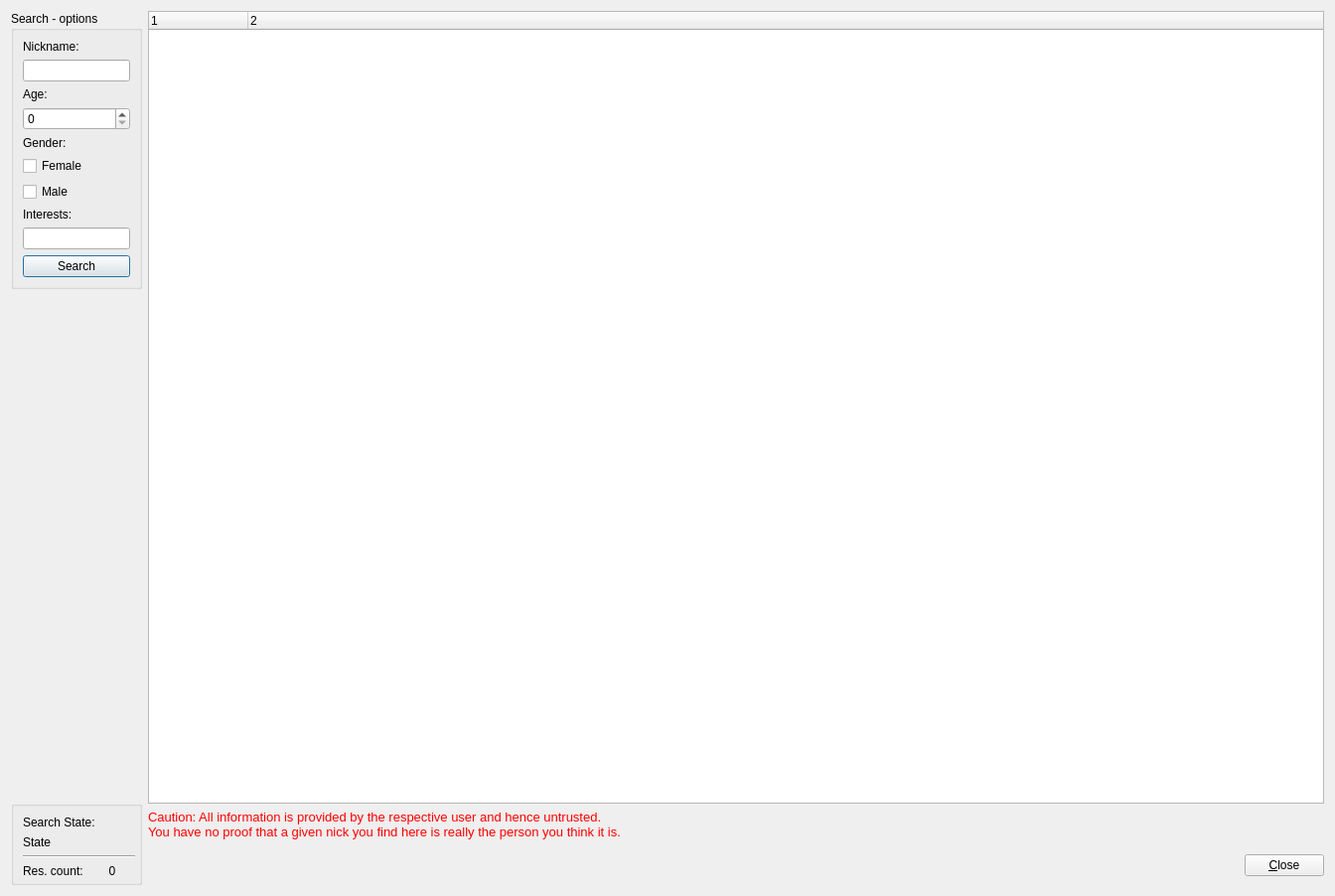
<?xml version="1.0" encoding="UTF-8"?>

<ui version="4.0">

 <class>form_userSearch</class>

 <widget class="QDialog" name="form_userSearch">

  <property name="geometry">

   <rect>

    <x>0</x>

    <y>0</y>

<width>1344</width>
<height>902</height>
   </rect>

  </property>

  <property name="windowTitle">

   <string>User - Search</string>

  </property>

  <property name="locale">

   <locale language="English" country="UnitedStates"/>

  </property>

  <layout class="QGridLayout" name="gridLayout">

   <item row="0" column="0">

    <layout class="QVBoxLayout" name="verticalLayout_4">

     <item>

      <widget class="QGroupBox" name="groupBox">

       <property name="sizePolicy">

        <sizepolicy hsizetype="Fixed" vsizetype="Fixed">

         <horstretch>0</horstretch>

         <verstretch>0</verstretch>

        </sizepolicy>

       </property>

       <property name="baseSize">

        <size>

<width>264</width>
<height>582</height>
        </size>

       </property>

       <property name="title">

        <string>Search - options</string>

       </property>

       <layout class="QVBoxLayout" name="verticalLayout_2">

        <property name="sizeConstraint">

         <enum>QLayout::SetFixedSize</enum>

        </property>

        <item>

         <widget class="QLabel" name="label">

          <property name="text">

           <string>Nickname:</string>

          </property>

         </widget>

        </item>

        <item>

         <widget class="QLineEdit" name="txt_Nickname"/>

        </item>

        <item>

         <widget class="QLabel" name="label_2">

          <property name="text">

           <string>Age:</string>

          </property>

         </widget>

        </item>

        <item>

         <widget class="QSpinBox" name="spinBox_Age"/>

        </item>

        <item>

         <widget class="QLabel" name="label_3">

          <property name="text">

           <string>Gender:</string>

          </property>

         </widget>

        </item>

        <item>

         <widget class="QCheckBox" name="checkGender_Female">

          <property name="enabled">

           <bool>true</bool>

          </property>

          <property name="text">

           <string>Female</string>

          </property>

          <property name="autoRepeat">

           <bool>false</bool>

          </property>

          <property name="autoExclusive">

           <bool>false</bool>

          </property>

          <property name="tristate">

           <bool>false</bool>

          </property>

         </widget>

        </item>

        <item>

         <widget class="QCheckBox" name="checkGender_Male">

          <property name="enabled">

           <bool>true</bool>

          </property>

          <property name="text">

           <string>Male</string>

          </property>

          <property name="autoRepeat">

           <bool>false</bool>

          </property>

          <property name="autoExclusive">

           <bool>false</bool>

          </property>

          <property name="tristate">

           <bool>false</bool>

          </property>

         </widget>

        </item>

        <item>

         <widget class="QLabel" name="label_20">

          <property name="text">

           <string>Interests:</string>

          </property>

         </widget>

        </item>

        <item>

         <widget class="QLineEdit" name="txt_interests"/>

        </item>

        <item>

         <widget class="QPushButton" name="cmd_search">

          <property name="text">

           <string>Search</string>

          </property>

         </widget>

        </item>

       </layout>

      </widget>

     </item>

     <item>

      <spacer name="verticalSpacer">

       <property name="orientation">

        <enum>Qt::Vertical</enum>

       </property>

       <property name="sizeHint" stdset="0">

        <size>

<width>40</width>
<height>80</height>
        </size>

       </property>

      </spacer>

     </item>

     <item>

      <widget class="QGroupBox" name="groupBox_2">

       <property name="sizePolicy">

        <sizepolicy hsizetype="Preferred" vsizetype="Preferred">

         <horstretch>0</horstretch>

         <verstretch>0</verstretch>

        </sizepolicy>

       </property>

       <property name="baseSize">

        <size>

<width>264</width>
<height>116</height>
        </size>

       </property>

       <property name="title">

        <string/>

       </property>

       <property name="alignment">

        <set>Qt::AlignCenter</set>

       </property>

       <layout class="QVBoxLayout" name="verticalLayout_6">

        <property name="spacing">

         <number>6</number>

        </property>

        <property name="sizeConstraint">

         <enum>QLayout::SetMaximumSize</enum>

        </property>

        <property name="rightMargin">

         <number>4</number>

        </property>

        <property name="bottomMargin">

         <number>4</number>

        </property>

        <item>

         <layout class="QVBoxLayout" name="verticalLayout_5">

          <item>

           <layout class="QVBoxLayout" name="verticalLayout_3">

            <item>

             <widget class="QLabel" name="label_5">

              <property name="text">

               <string>Search State:</string>

              </property>

             </widget>

            </item>

            <item>

             <widget class="QLabel" name="label_SearchState">

              <property name="text">

               <string>State</string>

              </property>

             </widget>

            </item>

           </layout>

          </item>

          <item>

           <widget class="Line" name="line">

            <property name="orientation">

             <enum>Qt::Horizontal</enum>

            </property>

           </widget>

          </item>

          <item>

           <layout class="QHBoxLayout" name="horizontalLayout_2">

            <item>

             <widget class="QLabel" name="label_4">

              <property name="text">

               <string>Res. count:</string>

              </property>

             </widget>

            </item>

            <item>

             <widget class="QLabel" name="label_ResultCount">

              <property name="text">

               <string>0</string>

              </property>

              <property name="alignment">

               <set>Qt::AlignCenter</set>

              </property>

             </widget>

            </item>

           </layout>

          </item>

         </layout>

        </item>

       </layout>

      </widget>

     </item>

    </layout>

   </item>

   <item row="0" column="1">

    <layout class="QVBoxLayout" name="verticalLayout">

     <item>

      <widget class="QTreeWidget" name="treeWidget_SearchResults">

       <column>

        <property name="text">

         <string notr="true">1</string>

        </property>

       </column>

       <column>

        <property name="text">

         <string>2</string>

        </property>

       </column>

      </widget>

     </item>

     <item>

      <widget class="QLabel" name="label_6">

       <property name="text">

        <string>&lt;!DOCTYPE HTML PUBLIC &quot;-//W3C//DTD HTML 4.0//EN&quot; &quot;http://www.w3.org/TR/REC-html40/strict.dtd&quot;&gt;

&lt;html&gt;&lt;head&gt;&lt;meta name=&quot;qrichtext&quot; content=&quot;1&quot; /&gt;&lt;style type=&quot;text/css&quot;&gt;

p, li { white-space: pre-wrap; }

&lt;/style&gt;&lt;/head&gt;&lt;body style=&quot; font-family:'DejaVu Sans'; font-size:9pt; font-weight:400; font-style:normal;&quot;&gt;

&lt;p style=&quot; margin-top:0px; margin-bottom:0px; margin-left:0px; margin-right:0px; -qt-block-indent:0; text-indent:0px;&quot;&gt;&lt;span style=&quot; font-family:'Sans Serif'; font-size:10pt; color:#ff0000;&quot;&gt;Caution: All information is provided by the &lt;/span&gt;&lt;span style=&quot; font-family:'Sans Serif'; font-size:10pt; color:#ff0000;&quot;&gt;respective&lt;/span&gt;&lt;span style=&quot; font-family:'Sans Serif'; font-size:10pt; color:#ff0000;&quot;&gt; user and hence untrusted. &lt;/span&gt;&lt;/p&gt;

&lt;p style=&quot; margin-top:0px; margin-bottom:0px; margin-left:0px; margin-right:0px; -qt-block-indent:0; text-indent:0px;&quot;&gt;&lt;span style=&quot; font-family:'Sans Serif'; font-size:10pt; color:#ff0000;&quot;&gt;You have no proof that a given nick you find here is really the person you think it is.&lt;/span&gt;&lt;/p&gt;&lt;/body&gt;&lt;/html&gt;</string>

       </property>

      </widget>

     </item>

     <item>

      <layout class="QHBoxLayout" name="horizontalLayout">

       <item>

        <spacer name="horizontalSpacer">

         <property name="orientation">

          <enum>Qt::Horizontal</enum>

         </property>

         <property name="sizeHint" stdset="0">

          <size>

<width>80</width>
<height>40</height>
          </size>

         </property>

        </spacer>

       </item>

       <item>

        <widget class="QPushButton" name="cmd_close">

         <property name="text">

          <string>&amp;Close</string>

         </property>

        </widget>

       </item>

      </layout>

     </item>

    </layout>

   </item>

  </layout>

 </widget>

 <resources/>

 <connections/>

</ui>
